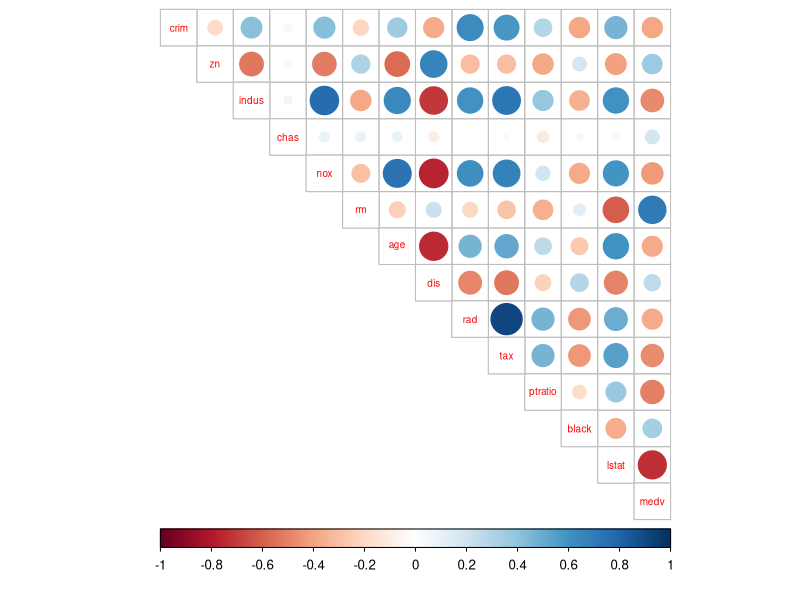
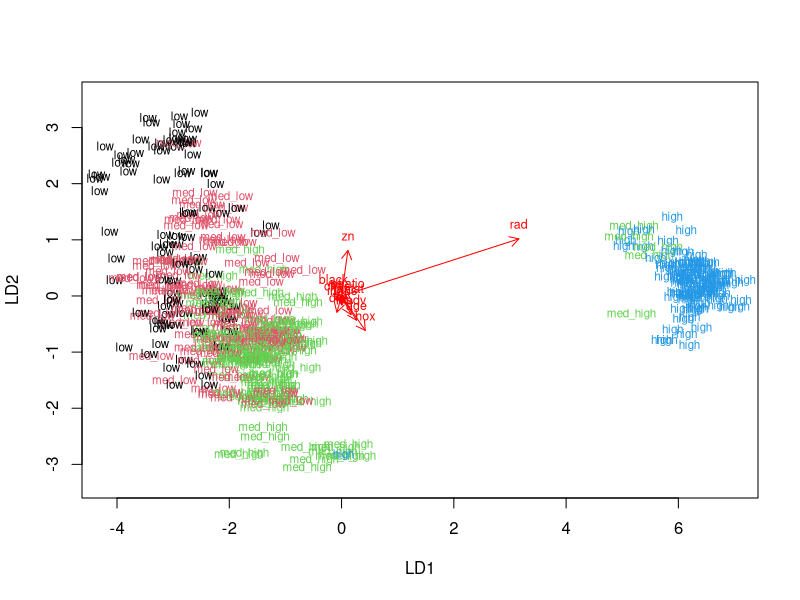
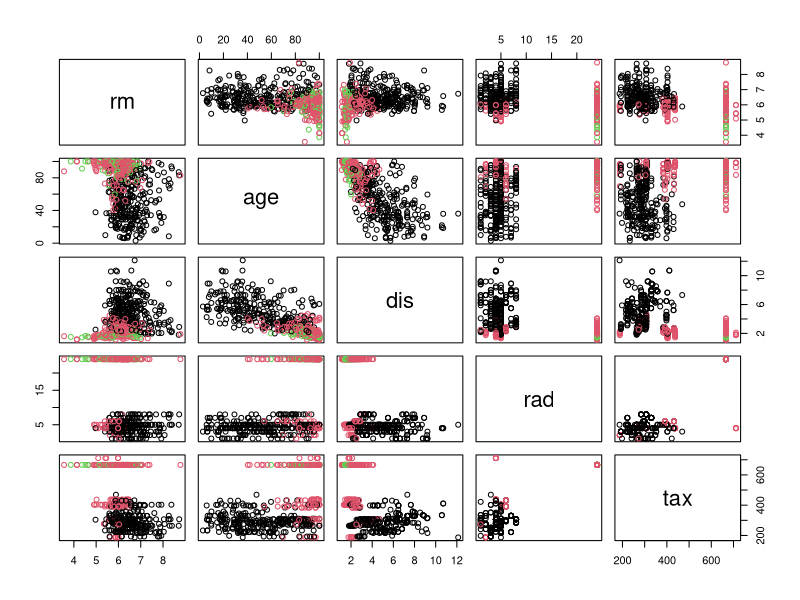
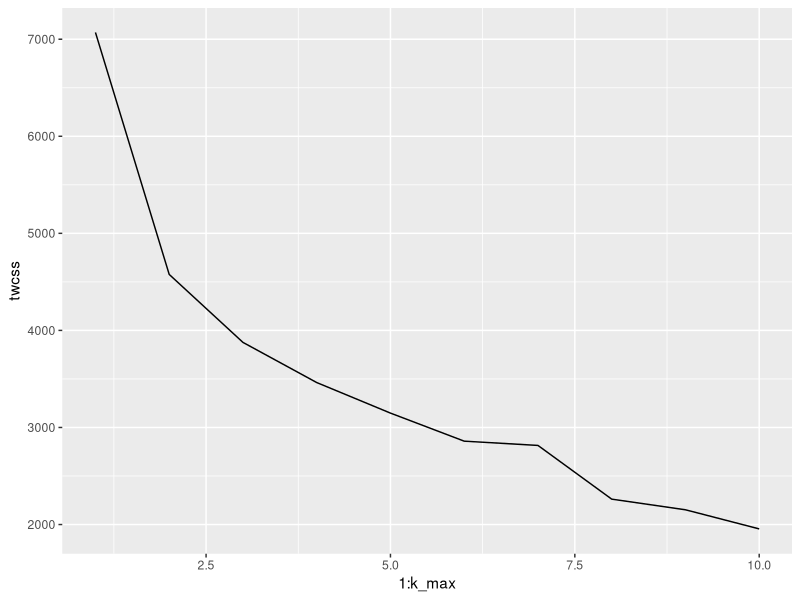
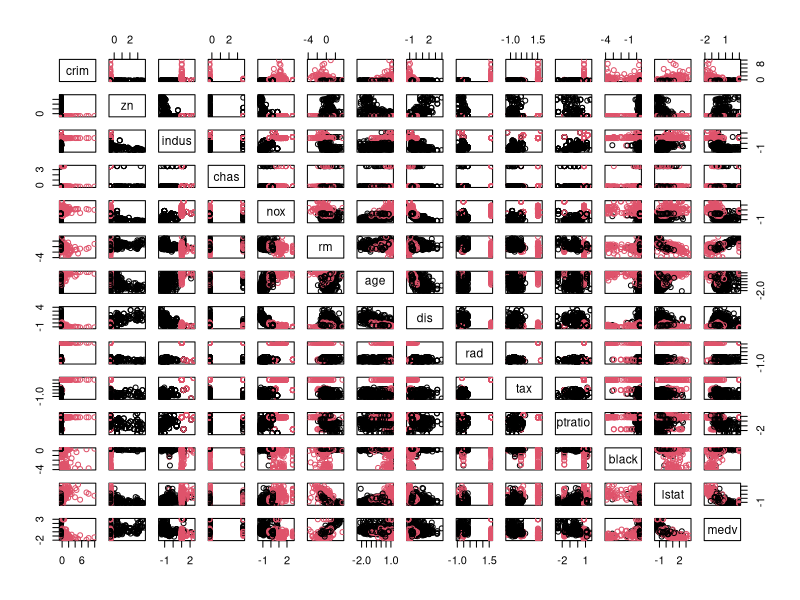

The R source for these figures, in order:
## ---- chunk 1
# access the MASS package
library(MASS)
# load the data
data("Boston")
# explore the dataset
str(Boston)
dim(Boston)
## ---- chunk 2
library(MASS) ; library(corrplot) ; library(dplyr); library(ggplot2); library(tidyr)
# calculate the correlation matrix and round it
cor_matrix<-cor(Boston) %>% round(2) 
# print the correlation matrix
cor_matrix
# visualize the correlation matrix
corrplot(cor_matrix, method="circle", type = "upper", cl.pos = "b", tl.pos = "d", tl.cex = 0.6)

summary(Boston)
## ---- chunk 3
# center and standardize variables
boston_scaled <- scale(Boston)

# summaries of the scaled variables
summary(boston_scaled)

# change the object to data frame
boston_scaled <- as.data.frame(boston_scaled)
## ---- chunk 4
# create a quantile vector of crim and print it
bins <- quantile(boston_scaled$crim)

# create a categorical variable 'crime'
crime <- cut(boston_scaled$crim, breaks = bins, include.lowest = TRUE, labels = c("low", "med_low", "med_high", "high"))

# look at the table of the new factor crime
table(crime)

# remove original crim from the dataset
boston_scaled <- dplyr::select(boston_scaled, -crim)

# add the new categorical value to scaled data
boston_scaled <- data.frame(boston_scaled, crime)
## ---- chunk 5
# number of rows in the Boston dataset 
n <- nrow(boston_scaled)

# choose randomly 80% of the rows
ind <- sample(n,  size = n * 0.8)

# create train set
train <- boston_scaled[ind,]

# create test set 
test <- boston_scaled[-ind,]

# save the correct classes from test data
correct_classes <- test$crime
# remove the crime variable from test data
test <- dplyr::select(test, -crime)

## ---- chunk 6
# linear discriminant analysis
lda.fit <- lda(crime~., data = train)

# print the lda.fit object
lda.fit

# the function for lda biplot arrows
lda.arrows <- function(x, myscale = 1, arrow_heads = 0.1, color = "red", tex = 0.75, choices = c(1,2)){
  heads <- coef(x)
  arrows(x0 = 0, y0 = 0, 
         x1 = myscale * heads[,choices[1]], 
         y1 = myscale * heads[,choices[2]], col=color, length = arrow_heads)
  text(myscale * heads[,choices], labels = row.names(heads), 
       cex = tex, col=color, pos=3)
}

# target classes as numeric
classes <- as.numeric(train$crime)

# plot the lda results
plot(lda.fit, dimen = 2, col=classes, pch=classes)
lda.arrows(lda.fit, myscale = 1)
## ---- chunk 7
# predict classes with test data
lda.pred <- predict(lda.fit, newdata = test)

# cross tabulate the results
table(correct = correct_classes , predicted = lda.pred$class)
## ---- chunk 8
data('Boston')
boston_scaled_new <- scale(Boston)
# euclidean distance matrix
dist_eu <- dist(boston_scaled_new)

# look at the summary of the distances
summary(dist_eu)

# manhattan distance matrix
dist_man <- dist(boston_scaled_new, method = 'manhattan')

# look at the summary of the distances
summary(dist_man)

## ---- chunk 9
# k-means clustering
km <-kmeans(boston_scaled_new, centers = 3)

# plot the Boston dataset with clusters
pairs(Boston[6:10], col = km$cluster)

set.seed(123)

# determine the number of clusters
k_max <- 10

# calculate the total within sum of squares
twcss <- sapply(1:k_max, function(k){kmeans(boston_scaled_new, k)$tot.withinss})

# visualize the results
qplot(x = 1:k_max, y = twcss, geom = 'line')

# k-means clustering
km <-kmeans(boston_scaled_new, centers = 2)

# plot the Boston dataset with clusters
pairs(boston_scaled_new, col = km$cluster)
